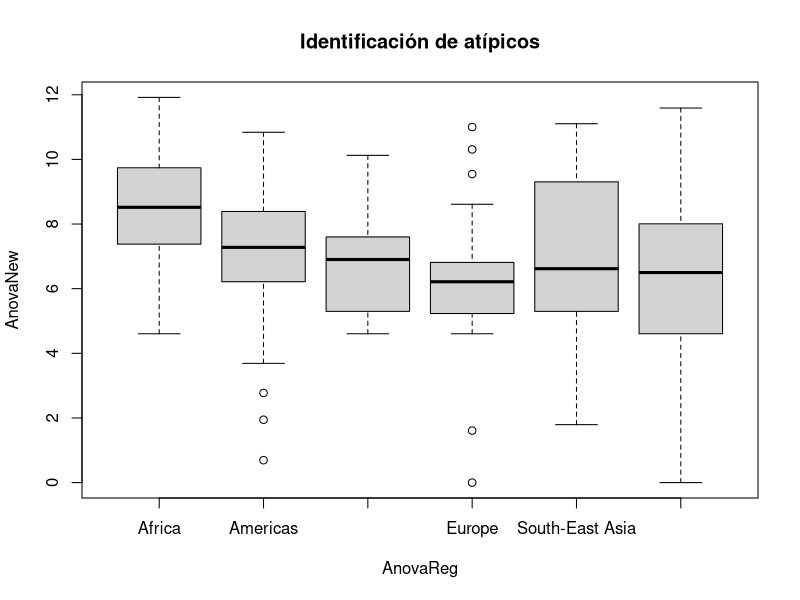

Generate this figure with R: (Note: this script raises an error after producing the figure.)
# MODELO ANOVA. 
# Variable categórica: rexión (Reg).

# - Temos un total de 6 grupos (6 valores da variable categórica Reg), cun número maior
#   a 10 observacións por grupo.
# - Plantexamos o seguinte modelo ANOVA:
#   log(NewHIV)= mu(Reg_1) + alpha_i + Erro


# Creamos un data frame cos datos de interese
base <- na.omit(read.csv("BBDDHIV.csv",sep=";"))
dataReg=data.frame(CouCod=base$CouCod,AnovaReg=factor(base$Reg),AnovaNew=log(base$NewHIV))

# Representamos os datos
par(mfrow=c(1,1))
plot(dataReg$AnovaReg, dataReg$AnovaNew, main = "Identificación de atípicos", 
     xlab = "AnovaReg", ylab = "AnovaNew")

ggplot(dataReg, aes(x = AnovaReg, y = AnovaNew)) +
  geom_jitter(width = 0.2, height = 0, alpha = 0.6) +
  labs(x = "Rexión", y = "Log(NewHIV)", title = "Diagrama de dispersión de log(NewHIV) por rexión") +
  theme_minimal()

library(ggplot2)
library(dplyr) # Paquete para manipular data frame

# Definimos unha función que detecta atípicos
atipico <- function(x) {
  return(x < quantile(x, .25) - 1.5*IQR(x) | x > quantile(x, .75) + 1.5*IQR(x))
}

# Creamos unha columna indicando cales son as observacións atípicas
dataReg <- dataReg %>%
  group_by(AnovaReg) %>%
  mutate(outlier = ifelse(atipico(AnovaNew), CouCod, NA))
length(which(dataReg$outlier != "NA")) # 8 atípicos
 
# Gráfico ilustrativo e identificativo
ggplot(dataReg, aes(x = AnovaReg, y = AnovaNew, colour = AnovaReg, shape = AnovaReg)) + 
  geom_boxplot(outlier.shape = NA) +
  geom_jitter() +
  geom_text(aes(label=outlier), na.rm=TRUE, hjust=-.5)+
  theme(legend.position="none")

# Páxina de onde se sacou o código da idea:
# https://www.r-bloggers.com/2022/08/how-to-label-outliers-in-boxplots-in-ggplot2/

# Definimos un novo data frame eliminando os atípicos
dataReg2 <- dataReg %>% filter(is.na(outlier))

# Filtramos atípicos
dataReg2 <- dataReg2 %>%
  group_by(AnovaReg) %>%
  mutate(outlier = ifelse(atipico(AnovaNew), CouCod, NA))
length(which(dataReg2$outlier != "NA")) # 1 atípico

# Representamos os datos
ggplot(dataReg2, aes(x = AnovaReg, y = AnovaNew, colour = AnovaReg, shape = AnovaReg)) + 
  geom_boxplot(outlier.shape = NA) +
  geom_jitter() +
  geom_text(aes(label=outlier), na.rm=TRUE, hjust=-.5)+
  theme(legend.position="none")

# Definimos un novo data frame eliminando os atípicos
dataReg3 <- dataReg2 %>% filter(is.na(outlier))

# Filtramos atípicos
dataReg3 <- dataReg3 %>%
  group_by(AnovaReg) %>%
  mutate(outlier = ifelse(atipico(AnovaNew), CouCod, NA))
length(which(dataReg3$outlier != "NA")) # 0 atípicos

# Representamos os datos
ggplot(dataReg3, aes(x = AnovaReg, y = AnovaNew, colour = AnovaReg, shape = AnovaReg)) + 
  geom_boxplot(outlier.shape = NA) +
  geom_jitter() +
  geom_text(aes(label=outlier), na.rm=TRUE, hjust=-.5)+
  theme(legend.position="none")


# Centrarémonos unicamente no data frame dataReg3, que renomearemos dataAnova por claridade.
dataAnova=dataReg3
rm(dataReg,dataReg2,dataReg3)
attach(dataAnova)

# Definimos o modelo anova
modAnovaReg<- lm(AnovaNew ~ AnovaReg)

# Visualizamos a información básica do modelo
summary(modAnovaReg)

# - A media máis alta é a asociada ao primeiro grupo (África). Como R toma este grupo
#   como grupo referencia, o resto dos estimadores son negativos, xa que representan as
#   desviacións da media de cada grupo respecto á de África.
# - Todas as medias son positivas.
# - A maior parte dos estimadores son significativamente distintos de 0. O que parece ter máis
#   problemas é o asociado a Asia pero segue tendo un valor crítico significativo (0.02372).

#Nótese que a estimación da desviación é de 2.075 (relacionada coa suma da varianza intragrupal)

# Test F aplicado ao modelo ANOVA
anova(modAnovaReg) # 4.254e-08

# - O p-valor é moi significativo, logo rexeitamos a hipótese nula de que todas as medias son
#   iguais. Recordamos que co test F comparamos dous modelos: un modelo simplificado (o da
#   hipótese nula) e o modelo complexo onde polo menos hai dúas medias diferentes (o da hipótese
#   alternativa).


# Validación

# Definimos unha serie de obxectos que usaremos nesta sección
nReg=length(AnovaReg) # Tamaño da mostra
IReg=length(levels(AnovaReg)) # Cantidade de grupos
names=levels(AnovaReg) # Nomes dos grupos
mu_localReg <- tapply(AnovaNew, AnovaReg, mean) # Medias locais
n_localReg <- tapply(AnovaNew, AnovaReg, length) # Número total de observacións por grupo

# Test Shapiro-Wilk para os residuos
normalidad_residuos <- dataAnova %>%
  group_by(AnovaReg) %>%
  mutate(residuo = AnovaNew - mu_localReg[AnovaReg] ) %>% # Calcular los residuos
  summarise(p_value = shapiro.test(residuo)$p.value, .groups = "drop")
print(normalidad_residuos)

# - Observamos que a un nivel de 0.05 o grupo de Europa non cómpre
# a hipótese de normalidade dos residuos.

# Test de Shapiro-Wilk para os datos
resultado_shapiro <- shapiro.test(dataAnova$AnovaNew)
print(resultado_shapiro) # 0.01248

# Eliminamos o grupo de Europa
table(dataAnova$AnovaReg)
dataAnova=dataAnova[!(dataAnova$AnovaReg%in% c("Europe" )),]
dataAnova$AnovaReg <- droplevels(dataAnova$AnovaReg)
table(dataAnova$AnovaReg)

# Repetimos o modelo

# Gráfico ilustrativo e identificativo
ggplot(dataAnova, aes(x = AnovaReg, y = AnovaNew, colour = AnovaReg, shape = AnovaReg)) + 
  geom_boxplot(outlier.shape = NA) +
  geom_jitter() +
  geom_text(aes(label=outlier), na.rm=TRUE, hjust=-.5)+
  theme(legend.position="none")

# Definimos o modelo anova

modAnovaReg2<- lm(dataAnova$AnovaNew ~ dataAnova$AnovaReg)

# Visualizamos a información básica do modelo
summary(modAnovaReg2)

# - As conclusións son practicamente idénticas ás do modelo anterior.

# Test F aplicado ao modelo ANOVA
anova(modAnovaReg2) # 0.0005975

# - O p-valor segue a ser moi significativo, logo rexeitamos a hipótese nula de que todas
# as medias son iguais.

# Repetimos a validación do modelo

# Definimos unha serie de obxectos que usaremos nesta sección
attach(dataAnova)
nReg=length(AnovaReg) # Tamaño da mostra
IReg=length(levels(AnovaReg)) # Cantidade de grupos
names=levels(AnovaReg) # Nomes dos grupos
mu_localReg <- tapply(AnovaNew, AnovaReg, mean) # Medias locais
n_localReg <- tapply(AnovaNew, AnovaReg, length) # Número total de observacións por grupo

# Test de Shapiro-Wilk para os residuos
normalidad_residuos <- dataAnova %>%
  group_by(AnovaReg) %>%
  mutate(residuo = AnovaNew - mu_localReg[AnovaReg] ) %>%# Calcular los residuos
  summarise(p_value = shapiro.test(residuo)$p.value, .groups = "drop")
print(normalidad_residuos)

#O total dos datos non segue unha distribución normal !!!!
resultado_shapiro <- shapiro.test(dataAnova$AnovaNew)
print(resultado_shapiro)


library(ggplot2)
ggplot( data.frame(resid = residuals(modAnovaReg2)), aes(sample = resid)) +
  stat_qq() +
  stat_qq_line()


leveneTest(AnovaNew ~ AnovaReg, data = dataAnova)

#Valor p: 0.01208. Este valor es menor que 0.05, lo que sugiere que rechazas la 
#hipótesis nula de que las varianzas son homogéneas entre los grupos.	
#Interpretación: Las varianzas entre los grupos son significativamente diferentes, 
#lo que indica una violación del supuesto de homogeneidad de varianzas.


# Comparacións múltiples

# Método de Bonferroni

# Cálculo dos intervalos de confianza
ni=n_localReg
bar.y=mean(AnovaNew)
bar.yi=mu_localReg
sumres <- sum((AnovaNew - unlist(bar.yi[AnovaReg]))^2)
dt2.bar=sumres/(nReg-IReg)
dt.bar=sqrt(dt2.bar)
k=IReg*(IReg-1)/2
alpha=0.95
qtb=qt(1-alpha/(2*k),nReg-IReg)
Bonferroni=data.frame(center=rep(0,k),left=rep(0,k),right=rep(0,k))
z=1; ww=rep(0,k);
for (i in 1:IReg){
  for (j in i:IReg){
    if (i!=j){
      ww[z]=paste0("(",names[i],"-",names[j],")");
      Bonferroni$center[z]=(bar.yi[i]-bar.yi[j]);
      error=qtb*(dt.bar*sqrt(1/ni[i]+1/ni[j]));
      Bonferroni$left[z]=Bonferroni$center[z]-error;
      Bonferroni$right[z]=Bonferroni$center[z]+error;
      Bonferroni$p.value[z]=round(2*pt(abs(Bonferroni$center[z])/((dt.bar*sqrt(1/ni[j]+1/ni[i]))),nReg-IReg,lower.tail=FALSE),6)
      z=z+1;
    }
  }
}

# Representación dos intervalos de confianza
#install.packages("ggplot2")
library(ggplot2)
rownames(Bonferroni)=ww
ggplot(Bonferroni, aes(y = rownames(Bonferroni), x = center,xmax=max(right)+1)) +
  geom_point(aes(color = "gold4"), size = 3) +  # Puntos azuis
  geom_segment(aes(x = left, xend = right, y = rownames(Bonferroni), color = "slateblue"), size = 1) +  # Barras de intervalo suaves
  geom_point(aes(x = left), shape = 21, size = 3, fill = "white", color = "slateblue2") +  # Puntos extremo esquerdo
  geom_point(aes(x = right), shape = 21, size = 3, fill = "white", color = "slateblue2") +  # Puntos extremo dereito
  geom_text(aes(x = max(right) + 0.5, label = round(p.value,3)), hjust = 0, vjust = 0, size = 3) +  # Texto con p.adjust
  labs(
    title = "Intervalos de confianza axustados por Bonferroni",
    x = "Estimación", 
    y = "Comparacións"
  ) +
  geom_vline(xintercept = 0, color = "black", linetype = "dashed", size = 0.15) +
  theme_minimal() +
  theme(legend.position = "none" )  # Axustamos as etiquetas do eixo e eliminamos a lenda

# Método de Tukey

# Cálculo dos intervalos de confianza
TukeyHSD(aov(modAnovaReg))
qtt=qtukey(1-alpha,IReg,nReg-IReg)
Tukey=data.frame(center=rep(0,k),left=rep(0,k),right=rep(0,k),p.adjust=rep(0,k))
z=1; ww=rep(0,k)
for (i in 1:IReg){
  for (j in i:IReg){
    if (i!=j){
      ww[z]=paste0("(",names[i],"-",names[j],")");
      Tukey$center[z]=bar.yi[i]-bar.yi[j];
      error=(qtt/sqrt(2))*(dt.bar*sqrt(1/ni[i]+1/ni[j]))
      Tukey$left[z]=Tukey$center[z]-error;
      Tukey$right[z]=Tukey$center[z]+error;
      Tukey$p.adjust[z]=round(ptukey(abs(Tukey$center[z])/((dt.bar*sqrt(1/ni[j]+1/ni[i]))/sqrt(2)),IReg,nReg-IReg,lower.tail=FALSE),6)
      z=z+1;
    }
  }
}

# Representación dos intervalos de confianza
rownames(Tukey)=ww
ggplot(Tukey, aes(y = rownames(Tukey), x = center,xmax=max(right)+1)) +
  geom_point(aes(color = "gold4"), size = 3) +  # Puntos azuis
  geom_segment(aes(x = left, xend = right, y = rownames(Tukey), color = "slateblue"), size = 1) +  # Barras de intervalo suaves
  geom_point(aes(x = left), shape = 21, size = 3, fill = "white", color = "slateblue2") +  # Puntos extremo esquerdo
  geom_point(aes(x = right), shape = 21, size = 3, fill = "white", color = "slateblue2") +  # Puntos extremo dereito
  geom_text(aes(x = max(right) + 0.5, label = round(p.adjust,3)), hjust = 0, vjust = 0, size = 3) +  # Texto con p.adjust
  labs(
    title = "Intervalos de confianza axustados por Tukey",
    x = "Estimación", 
    y = "Comparacións"
  ) +
  geom_vline(xintercept = 0, color = "black", linetype = "dashed", size = 0.15) +
  theme_minimal() +
  theme(legend.position = "none" )  # Axustamos as etiquetas do eixo e eliminamos a lenda



# ---------------------------------------------------------------------------------------
# MODELO ANOVA. 
# Variable Categórica Relixión (Rel).
# ---------------------------------------------------------------------------------------
dataRel=data.frame(CouCod=base$CouCod,AnovaRel=factor(base$Rel),AnovaNew=log(base$NewHIV))
attach(dataRel)
table(dataRel$AnovaRel)
levels(dataRel$AnovaRel)[levels(dataRel$AnovaRel) %in% c("Buddhism", "Shinto / Buddhism")] <- "Buddhism"
levels(dataRel$AnovaRel)[levels(dataRel$AnovaRel) %in% c("Christianity / Islam", "Christianity")] <- "Christianity"
dataRel=dataRel[!(dataRel$AnovaRel%in% c("Hinduism",  "None (51%)" ,"Judaism" )),]
dataRel$AnovaRel <- droplevels(dataRel$AnovaRel )
table(dataRel$AnovaRel)



#orixinamos unha columna indicando cales son as observacións atípicas
dataRel <- dataRel %>%
  group_by(AnovaRel) %>%
  mutate(outlier = ifelse(atipico(AnovaNew), CouCod, NA))

#gráfico ilustrativo e identificativo
ggplot(dataRel, aes(x = AnovaRel, y = AnovaNew, colour = AnovaRel, shape = AnovaRel)) + 
  geom_boxplot(outlier.shape = NA) +
  geom_jitter() +
  geom_text(aes(label=outlier), na.rm=TRUE, hjust=-.5)+
  theme(legend.position="none")

#novo data.frame de datos
dataRel2 <- dataRel %>% filter(is.na(outlier))
#filtramos atípicos
dataRel2 <- dataRel2 %>%
  group_by(AnovaRel) %>%
  mutate(outlier = ifelse(atipico(AnovaNew), CouCod, NA))

#representamos os datos, vemos que volve a haber un atípico.
ggplot(dataRel2, aes(x = AnovaRel, y = AnovaNew, colour = AnovaRel, shape = AnovaRel)) + 
  geom_boxplot(outlier.shape = NA) +
  geom_jitter() +
  geom_text(aes(label=outlier), na.rm=TRUE, hjust=-.5)+
  theme(legend.position="none")



#Modelo ANOVA
modAnovaRel=lm(dataRel2$AnovaNew ~ dataRel2$AnovaRel)
summary(modAnovaRel)

#Datos para construir cousas
nRel=length(dataRel$AnovaRel); nRel
IRel=length(levels(dataRel$AnovaRel));IRel
mu_localRel <- tapply(dataRel$AnovaNew, dataRel$AnovaRel, mean);mu_localRel
n_localReg <- tapply(dataRel$AnovaNew, dataRel$AnovaRel, length);n_localReg 


anova(modAnovaRel) #si
TukeyHSD(aov(modAnovaRel)) #Todas son iguais.

step(modAnovaRel) #É mellor quedarse cun modelo sen desviacións por grupos.e

